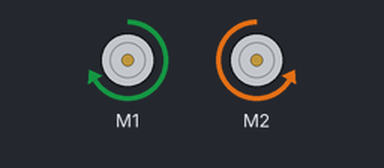
The sketch below on a simulated Arduino Uno, built with avr-gcc and run on an emulated ATmega328P. Shown: 2 × DC motor (green arrow = forward, orange = backward, longer = faster).

Above: at 0.1 s.
Timing chart, 0 to 1.6 s (numbered marks = the images above):
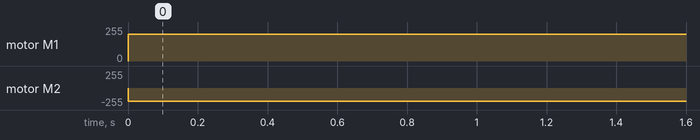

Measured:
- by itself, motor M1: stopped → forward 200/255 at 0.00 s
- by itself, motor M2: stopped → backward 200/255 at 0.00 s

The sketch:

sketch_jun04b.ino
```cpp
#include "MeMCore.h"
MeLineFollower lf(PORT_2);
MeDCMotor m1(M1);
MeDCMotor m2(M2);
void setup() {
  // put your setup code here, to run once:

}

void loop() {
  // put your main code here, to run repeatedly:
 int valorie = lf.readSensors();
 if(valorie == 3){
  m1.run(-90);
  m2.run(90);
 }
 if(valorie == 0){
  m1.run(200);
  m2.run(-200);
 }
}
```
